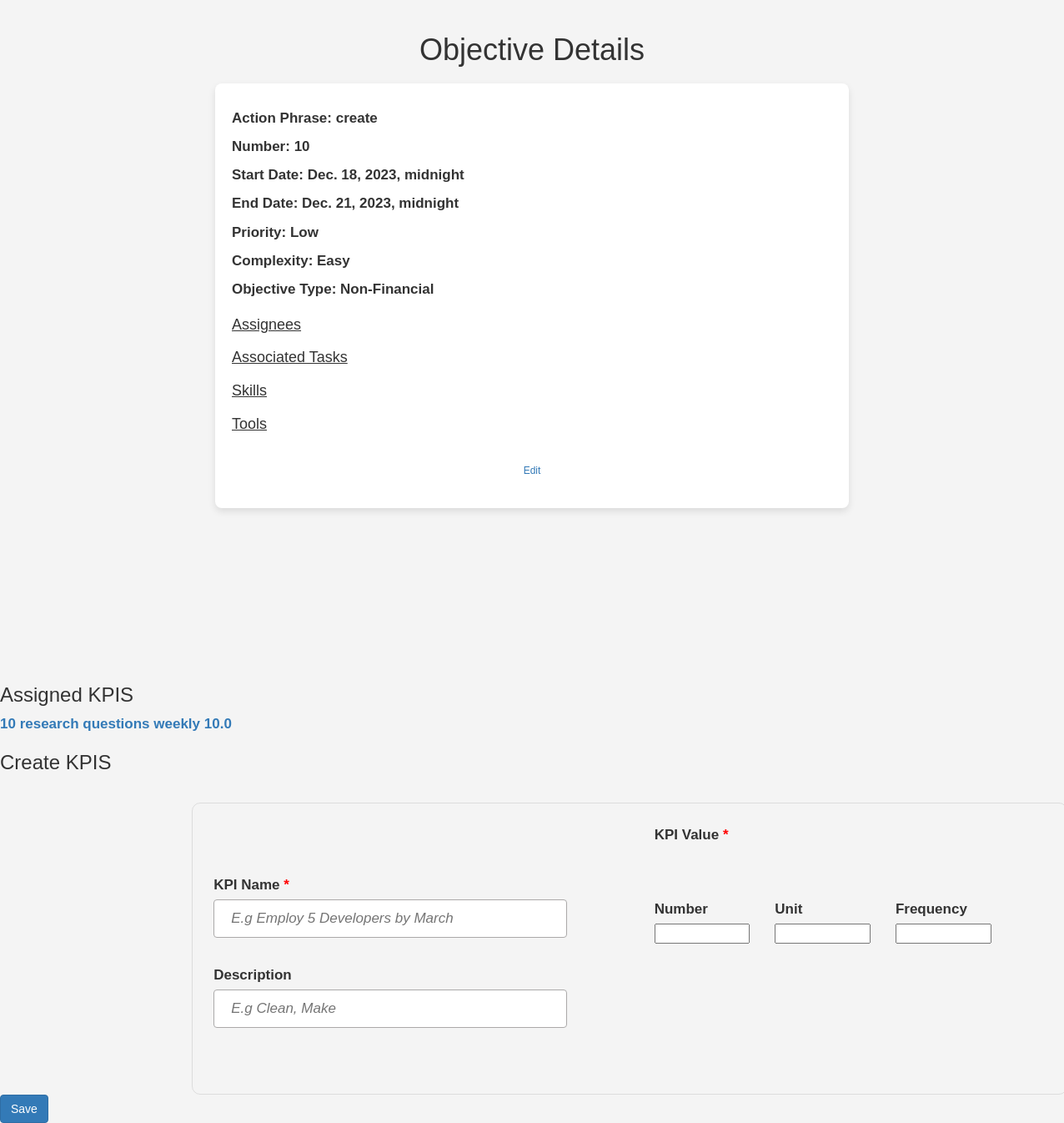
Page /details/18/ on the committed database.
### objective/models.py (models this page shows, shortened)
class Objective(models.Model):
    priorities = [('Low', 'Low'), ('Intermediate',
                                   'Intermediate'), ('High', 'High')]
    complexities = [('Easy', 'Easy'), ('Hard', 'Hard')]
    objective_types = [('Financial', 'Financial'),
                       ('Non-Financial', 'Non-Financial')]
    repeat_frequency = [('Daily', 'Daily'), ('Weekly',
                                             'Weekly'), ('Monthly', 'Monthly')]
    objective_id = models.AutoField(primary_key=True)
    objective_name = models.CharField(max_length=300, blank=True, null=True)
    assign_to = models.ManyToManyField(
        to=User, unique=False, related_name="objectives_assigned_to", blank=True, null=True)
    visible_to = models.ManyToManyField(
        User,  related_name="visible_objectives", blank=True, null=True)
    associated_task = models.ManyToManyField(
        Task, related_name="objectives", blank=True, null=True)
    created_at = models.DateTimeField(auto_now_add=True)
    updated_at = models.DateTimeField(auto_now_add=True)
    evaluator = models.ForeignKey(
        User, related_name="evaluator", on_delete=models.CASCADE, blank=True, null=True)
    repeat_date = models.CharField(choices=repeat_frequency, max_length=100, blank=True, null=True)
    deadline = models.DateTimeField(null=True, blank=True)
    action_phrase = models.CharField(max_length=300, null=False, blank=True)
    number = models.IntegerField(null=False)
    units = models.CharField(max_length=10)
    start_date = models.DateTimeField(null=False)
    end_date = models.DateTimeField(null=False)
    priority = models.CharField(choices=priorities, max_length=100)
    complexity = models.CharField(choices=complexities, max_length=100)
    objective_type = models.CharField(choices=objective_types, max_length=100)
    skills = models.ManyToManyField(
        Skill, related_name='objectives_skill', through="ObjectiveSkill", blank=True, null=True)
    tools = models.ManyToManyField(
        Tool, related_name='objectives_tool', through="ObjectiveTool", blank=True, null=True)
    dog = models.ManyToManyField(
        "DefinitionOfGood", related_name="definition_of_good", blank=True, null=True)
    is_draft = models.BooleanField(default=False)
    repeat = models.BooleanField(default=False)
    class Meta:
        ordering = ['-created_at']

class KPI(models.Model):
    name = models.CharField(max_length=255, blank=True, null=True)
    description = models.TextField(null=False, blank=False)
    number = models.DecimalField(max_digits=10, decimal_places=1, null=False, blank=False, validators=[
                                 MinValueValidator(Decimal('0.01'), "Amount must be a positive interger")])
    frequency = models.CharField(max_length=50, blank=False, null=True)
    unit = models.CharField(max_length=50, blank=False, null=False)
    frequency = models.CharField(max_length=250, null=False, blank=False)
    created_at = models.DateTimeField(auto_now_add=True)
    objective = models.ForeignKey(
        Objective, blank=True, null=True, related_name="objective_kpis", on_delete=models.CASCADE)
    class Meta:
        ordering = ['-created_at']
    def __str__(self):
        return self.name

### objective/views.py (the view)
# urls.py: path('details/<int:objective_id>/', views.details_objective, name="detail_objective"),
def details_objective(request, objective_id):
    objective = Objective.objects.get(objective_id=objective_id)
    form = KPIForm()
    print(form)
    if request.method == 'POST':
        form = KPIForm(request.POST)
        print(form)
        if form.is_valid():
            kpi = form.save(commit=False)
            kpi.objective = objective
            kpi.save()
            return redirect('objective:detail_objective', objective_id=objective_id)
    else:
        print(form.errors)
        form = KPIForm()
    kpis = KPI.objects.filter(objective=objective)
    print('Hi')
    print(kpis)
    context = {'objective': objective, 'form': form, 'kpis': kpis}
    return render(request, 'objective/details_objective.html', context)

### objective/form.py
class KPIForm(forms.ModelForm):
    class Meta:
        model = KPI
        exclude = ['objective']
        widgets = {
            'name': forms.TextInput(attrs={'placeholder': 'E.g Employ 5 Developers by March'}),
            'description': forms.TextInput(attrs={'placeholder': 'E.g Clean, Make'}),
            'number': forms.NumberInput(attrs={}),
            'frequency': forms.TextInput(attrs={}),
            'unit': forms.TextInput(attrs={}),
        }

### templates/objective/details_objective.html (shortened to what this page needs)
{% load static %}
<!DOCTYPE html>
<html lang="en">
  <head>
    <link
      rel="stylesheet"
      href="https://maxcdn.bootstrapcdn.com/bootstrap/3.4.1/css/bootstrap.min.css"
    />
    <link
      href="https://unpkg.com/boxicons@2.1.4/css/boxicons.min.css"
      rel="stylesheet"
    />
    <link rel="stylesheet" href="{% static 'css/styles.css' %}" />
  </head>
  <body>
    {% block content %}
    <div class="container">
      <h1>Objective Details</h1>
      <div class="objective-details">
        <p><strong>Action Phrase:</strong> {{ objective.action_phrase }}</p>
        <p><strong>Number:</strong> {{ objective.number }}</p>
        <p><strong>Start Date:</strong> {{ objective.start_date }}</p>
        <p><strong>End Date:</strong> {{ objective.end_date }}</p>
        <p><strong>Priority:</strong> {{ objective.priority }}</p>
        <p><strong>Complexity:</strong> {{ objective.complexity }}</p>
        <p><strong>Objective Type:</strong> {{ objective.objective_type }}</p>
        <h2>Assignees</h2>
        <h2>Associated Tasks</h2>
        <h2>Skills</h2>
        <h2>Tools</h2>
        <div class="centered-container">
          <p>
            <a
              href="{% url 'objective:edit_objective' objective.objective_id %}"
              class="btn btn-outline-secondary btn-sm edit"
              title="Edit"
              >Edit</a
            >
          </p>
        </div>
      </div>
    </div>
    <h3>Assigned KPIS</h3>
    {% for kpi in kpis %}
    <p>
      <a
        href="{% url 'objective:detail_kpi' kpi.id   %}"
      >{{ kpi.name }} {{ kpi.number }}</a>
    </p>
    {% empty %}
    <p>No KPIs assigned yet!.</p>
    {% endfor %}
    <h3>Create KPIS</h3>
    <form method="post" action="">
      <div class="main">
        <div class="one">
          <div>
            <p style="margin-top: 60px">KPI Name <span class="star">*</span></p>
            {{ form.name}}
          </div>
          <div>
            <p style="margin-top: 20px">Description</p>
            {{ form.description }}
          </div>
        </div>
        <div class="two">
          <div>
            <p class="pkpi">KPI Value <span>*</span></p>
            <div>
              <div>
                <p style="margin-top: 60px">Number</p>
                {{ form.number }}
              </div>
              <div>
                <p style="margin-top: 60px">Unit</p>
                {{ form.unit }}
              </div>
              <div>
                <p style="margin-top: 60px">Frequency</p>
                {{ form.frequency }}
              </div>
            </div>
          </div>
        </div>
      </div>
      <button class="btn btn-primary" type="submit">Save</button>
    </form>
    {% endblock content %}
  </body>
</html>

### static/css/styles.css (style rules this page uses)
* { margin: 0; padding: 0; box-sizing: border-box; }
.container { height: 100vh; width: 100vw; display: flex; flex-direction: column; }
.main { display: flex; border: 1px solid rgba(28, 28, 30, 0.11); width: 1050px; height: 350px; margin: 0px 18%; margin-top: 35px; border-radius: 10px; padding: 2%; }
.one { display: flex; flex-direction: column; width: 50%; height: 100%; margin-top: 0px; }
.one div { height: 50%; width: auto; }
.one input { width: 85%; height: 46px; border: 1px solid rgb(171, 169, 169); border-radius: 4px; outline: none; padding-left: 20px; font-size: 17px; }
input::placeholder { font-style: italic; font-size: 17px; }
p { font-size: 17px; margin-bottom: 5px; font-weight: bold; font-family: 'Franklin Gothic Medium', 'Arial Narrow', Arial, sans-serif; }
.two { width: 50%; height: 100%; display: flex; flex-direction: column; }
.pkpi { margin-left: 20px; }
.two div { margin-left: 10px; }
.two div div { display: flex; flex-direction: row; margin-right: 20px; }
.two div div div { display: flex; flex-direction: column; width: 25%; }
span { color: red; }

### templates/objective/details_objective.html (style rules this page uses)
body { font-family: "Arial", sans-serif; background-color: #f4f4f4; margin: 0; padding: 0; }
.container { max-width: 800px; margin: 0 auto; padding: 20px; }
h1 { color: #333; text-align: center; margin-bottom: 20px; }
h2 { color: #333; text-decoration: underline; font-size: 18px; }
.objective-details { background-color: #fff; border-radius: 8px; box-shadow: 0 4px 8px rgba(0, 0, 0, 0.1); padding: 20px; }
.objective-details p { margin: 10px 0; color: #333; }
.objective-details h2 { margin-top: 20px; color: #333; }
.centered-container { display: flex; justify-content: center; margin-top: 20px; }

### rows in the picture
Objective: action_phrase "create", number "10", start_date "Dec. 18, 2023, midnight", end_date "Dec. 21, 2023, midnight", priority "Low", complexity "Easy", objective_type "Non-Financial"
KPI: name "10 research questions weekly", number "10.0"
